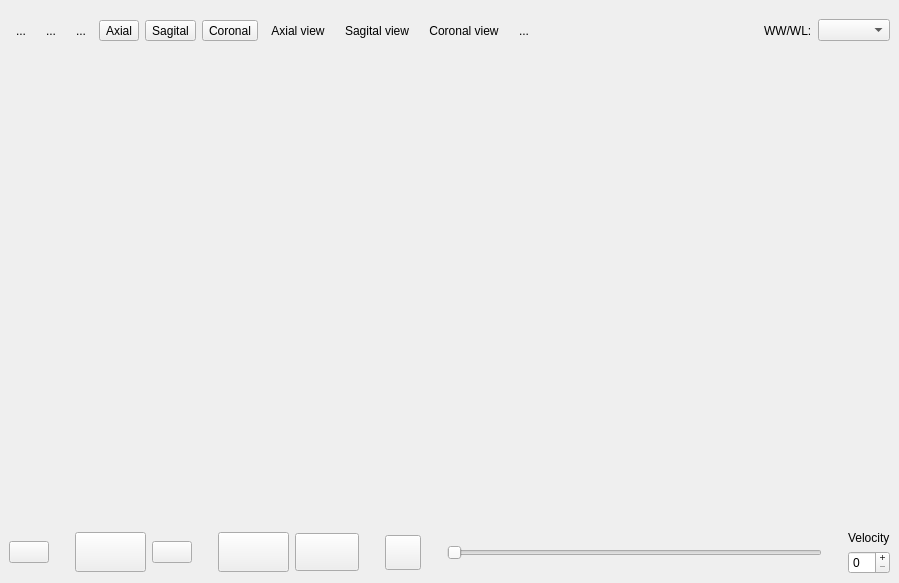
<ui version="4.0" >
    <author></author>
    <comment></comment>
    <exportmacro></exportmacro>
    <class>QMPRCardiac3DExtensionBase</class>
    <widget class="QWidget" name="QMPRCardiac3DExtensionBase">
        <property name="geometry" >
            <rect>
                <x>0</x>
                <y>0</y>
                <width>899</width>
                <height>583</height>
            </rect>
        </property>
        <property name="windowTitle" >
            <string>Form1</string>
        </property>
        <layout class="QVBoxLayout" >
            <property name="margin" >
                <number>9</number>
            </property>
            <property name="spacing" >
                <number>6</number>
            </property>
            <item>
                <layout class="QHBoxLayout" >
                    <property name="margin" >
                        <number>0</number>
                    </property>
                    <property name="spacing" >
                        <number>6</number>
                    </property>
                    <item>
                        <layout class="QHBoxLayout" >
                            <property name="margin" >
                                <number>0</number>
                            </property>
                            <property name="spacing" >
                                <number>6</number>
                            </property>
                            <item>
                                <widget class="QToolButton" name="m_zoomToolButton" >
                                    <property name="text" >
                                        <string>...</string>
                                    </property>
                                    <property name="icon" >
                                        <iconset resource="../main/main.qrc" >:/images/zoom.png</iconset>
                                    </property>
                                    <property name="iconSize" >
                                        <size>
                                            <width>32</width>
                                            <height>32</height>
                                        </size>
                                    </property>
                                    <property name="checkable" >
                                        <bool>true</bool>
                                    </property>
                                    <property name="autoRaise" >
                                        <bool>true</bool>
                                    </property>
                                </widget>
                            </item>
                            <item>
                                <widget class="QToolButton" name="m_moveToolButton" >
                                    <property name="text" >
                                        <string>...</string>
                                    </property>
                                    <property name="icon" >
                                        <iconset resource="../main/main.qrc" >:/images/move.png</iconset>
                                    </property>
                                    <property name="iconSize" >
                                        <size>
                                            <width>32</width>
                                            <height>32</height>
                                        </size>
                                    </property>
                                    <property name="checkable" >
                                        <bool>true</bool>
                                    </property>
                                    <property name="autoRaise" >
                                        <bool>true</bool>
                                    </property>
                                </widget>
                            </item>
                            <item>
                                <widget class="QToolButton" name="m_rotate3DToolButton" >
                                    <property name="text" >
                                        <string>...</string>
                                    </property>
                                    <property name="icon" >
                                        <iconset resource="../main/main.qrc" >:/images/rotate3d.png</iconset>
                                    </property>
                                    <property name="iconSize" >
                                        <size>
                                            <width>32</width>
                                            <height>32</height>
                                        </size>
                                    </property>
                                    <property name="checkable" >
                                        <bool>true</bool>
                                    </property>
                                    <property name="autoRaise" >
                                        <bool>true</bool>
                                    </property>
                                </widget>
                            </item>
                            <item>
                                <widget class="QToolButton" name="m_axialViewEnabledButton" >
                                    <property name="toolTip" >
                                        <string>Enable axial plane</string>
                                    </property>
                                    <property name="text" >
                                        <string>Axial</string>
                                    </property>
                                    <property name="checkable" >
                                        <bool>true</bool>
                                    </property>
                                </widget>
                            </item>
                            <item>
                                <widget class="QToolButton" name="m_sagitalViewEnabledButton" >
                                    <property name="toolTip" >
                                        <string>Enable sagital plane</string>
                                    </property>
                                    <property name="text" >
                                        <string>Sagital</string>
                                    </property>
                                    <property name="checkable" >
                                        <bool>true</bool>
                                    </property>
                                </widget>
                            </item>
                            <item>
                                <widget class="QToolButton" name="m_coronalViewEnabledButton" >
                                    <property name="toolTip" >
                                        <string>Enable coronal plane</string>
                                    </property>
                                    <property name="text" >
                                        <string>Coronal</string>
                                    </property>
                                    <property name="checkable" >
                                        <bool>true</bool>
                                    </property>
                                </widget>
                            </item>
                        </layout>
                    </item>
                    <item>
                        <layout class="QHBoxLayout" >
                            <property name="margin" >
                                <number>0</number>
                            </property>
                            <property name="spacing" >
                                <number>6</number>
                            </property>
                            <item>
                                <widget class="QToolButton" name="m_axialOrientationButton" >
                                    <property name="sizePolicy" >
                                        <sizepolicy>
                                            <hsizetype>1</hsizetype>
                                            <vsizetype>1</vsizetype>
                                            <horstretch>0</horstretch>
                                            <verstretch>0</verstretch>
                                        </sizepolicy>
                                    </property>
                                    <property name="toolTip" >
                                        <string>Switch to axial view</string>
                                    </property>
                                    <property name="text" >
                                        <string>Axial view</string>
                                    </property>
                                    <property name="icon" >
                                        <iconset resource="../main/main.qrc" >:/images/axial.png</iconset>
                                    </property>
                                    <property name="iconSize" >
                                        <size>
                                            <width>32</width>
                                            <height>32</height>
                                        </size>
                                    </property>
                                    <property name="autoRaise" >
                                        <bool>true</bool>
                                    </property>
                                </widget>
                            </item>
                            <item>
                                <widget class="QToolButton" name="m_sagitalOrientationButton" >
                                    <property name="sizePolicy" >
                                        <sizepolicy>
                                            <hsizetype>1</hsizetype>
                                            <vsizetype>1</vsizetype>
                                            <horstretch>0</horstretch>
                                            <verstretch>0</verstretch>
                                        </sizepolicy>
                                    </property>
                                    <property name="toolTip" >
                                        <string>Switch to sagital view</string>
                                    </property>
                                    <property name="text" >
                                        <string>Sagital view</string>
                                    </property>
                                    <property name="icon" >
                                        <iconset resource="../main/main.qrc" >:/images/sagital.png</iconset>
                                    </property>
                                    <property name="iconSize" >
                                        <size>
                                            <width>32</width>
                                            <height>32</height>
                                        </size>
                                    </property>
                                    <property name="autoRaise" >
                                        <bool>true</bool>
                                    </property>
                                </widget>
                            </item>
                            <item>
                                <widget class="QToolButton" name="m_coronalOrientationButton" >
                                    <property name="toolTip" >
                                        <string>Switch to coronal view</string>
                                    </property>
                                    <property name="text" >
                                        <string>Coronal view</string>
                                    </property>
                                    <property name="icon" >
                                        <iconset resource="../main/main.qrc" >:/images/coronal.png</iconset>
                                    </property>
                                    <property name="iconSize" >
                                        <size>
                                            <width>32</width>
                                            <height>32</height>
                                        </size>
                                    </property>
                                    <property name="checkable" >
                                        <bool>false</bool>
                                    </property>
                                    <property name="autoRaise" >
                                        <bool>true</bool>
                                    </property>
                                </widget>
                            </item>
                        </layout>
                    </item>
                    <item>
                        <layout class="QHBoxLayout" >
                            <property name="margin" >
                                <number>0</number>
                            </property>
                            <property name="spacing" >
                                <number>6</number>
                            </property>
                            <item>
                                <widget class="QToolButton" name="m_screenShotToolButton" >
                                    <property name="text" >
                                        <string>...</string>
                                    </property>
                                    <property name="icon" >
                                        <iconset resource="../main/main.qrc" >:/images/photo.png</iconset>
                                    </property>
                                    <property name="iconSize" >
                                        <size>
                                            <width>32</width>
                                            <height>32</height>
                                        </size>
                                    </property>
                                    <property name="autoRaise" >
                                        <bool>true</bool>
                                    </property>
                                </widget>
                            </item>
                        </layout>
                    </item>
                    <item>
                        <spacer>
                            <property name="orientation" >
                                <enum>Qt::Horizontal</enum>
                            </property>
                            <property name="sizeType" >
                                <enum>QSizePolicy::Expanding</enum>
                            </property>
                            <property name="sizeHint" >
                                <size>
                                    <width>173</width>
                                    <height>43</height>
                                </size>
                            </property>
                        </spacer>
                    </item>
                    <item>
                        <layout class="QHBoxLayout" >
                            <property name="margin" >
                                <number>0</number>
                            </property>
                            <property name="spacing" >
                                <number>6</number>
                            </property>
                            <item>
                                <widget class="QLabel" name="label" >
                                    <property name="text" >
                                        <string>WW/WL:</string>
                                    </property>
                                </widget>
                            </item>
                            <item>
                                <widget class="udg::QWindowLevelComboBox" name="m_windowLevelComboBox" />
                            </item>
                        </layout>
                    </item>
                </layout>
            </item>
            <item>
                <widget class="udg::QCardiac3DMPRViewer" name="m_mpr3DView" >
                    <property name="sizePolicy" >
                        <sizepolicy>
                            <hsizetype>7</hsizetype>
                            <vsizetype>7</vsizetype>
                            <horstretch>0</horstretch>
                            <verstretch>0</verstretch>
                        </sizepolicy>
                    </property>
                    <property name="minimumSize" >
                        <size>
                            <width>16</width>
                            <height>16</height>
                        </size>
                    </property>
                </widget>
            </item>
            <item>
                <layout class="QHBoxLayout" >
                    <property name="margin" >
                        <number>0</number>
                    </property>
                    <property name="spacing" >
                        <number>6</number>
                    </property>
                    <item>
                        <widget class="QPushButton" name="m_ButtonRecord" >
                            <property name="sizePolicy" >
                                <sizepolicy>
                                    <hsizetype>0</hsizetype>
                                    <vsizetype>0</vsizetype>
                                    <horstretch>0</horstretch>
                                    <verstretch>0</verstretch>
                                </sizepolicy>
                            </property>
                            <property name="autoFillBackground" >
                                <bool>false</bool>
                            </property>
                            <property name="text" >
                                <string/>
                            </property>
                            <property name="icon" >
                                <iconset resource="../main/main.qrc" >:/images/record.png</iconset>
                            </property>
                            <property name="iconSize" >
                                <size>
                                    <width>28</width>
                                    <height>28</height>
                                </size>
                            </property>
                        </widget>
                    </item>
                    <item>
                        <spacer>
                            <property name="orientation" >
                                <enum>Qt::Horizontal</enum>
                            </property>
                            <property name="sizeType" >
                                <enum>QSizePolicy::Fixed</enum>
                            </property>
                            <property name="sizeHint" >
                                <size>
                                    <width>20</width>
                                    <height>20</height>
                                </size>
                            </property>
                        </spacer>
                    </item>
                    <item>
                        <widget class="QPushButton" name="m_ButtonComeBack" >
                            <property name="sizePolicy" >
                                <sizepolicy>
                                    <hsizetype>0</hsizetype>
                                    <vsizetype>0</vsizetype>
                                    <horstretch>0</horstretch>
                                    <verstretch>0</verstretch>
                                </sizepolicy>
                            </property>
                            <property name="font" >
                                <font>
                                    <family>Sans Serif</family>
                                    <pointsize>17</pointsize>
                                    <weight>75</weight>
                                    <italic>false</italic>
                                    <bold>true</bold>
                                    <underline>false</underline>
                                    <strikeout>false</strikeout>
                                </font>
                            </property>
                            <property name="text" >
                                <string/>
                            </property>
                            <property name="icon" >
                                <iconset resource="../main/main.qrc" >:/images/endavant_enrera.png</iconset>
                            </property>
                            <property name="iconSize" >
                                <size>
                                    <width>28</width>
                                    <height>28</height>
                                </size>
                            </property>
                            <property name="checkable" >
                                <bool>true</bool>
                            </property>
                        </widget>
                    </item>
                    <item>
                        <widget class="QPushButton" name="m_ButtonLoop" >
                            <property name="sizePolicy" >
                                <sizepolicy>
                                    <hsizetype>0</hsizetype>
                                    <vsizetype>0</vsizetype>
                                    <horstretch>0</horstretch>
                                    <verstretch>0</verstretch>
                                </sizepolicy>
                            </property>
                            <property name="acceptDrops" >
                                <bool>false</bool>
                            </property>
                            <property name="autoFillBackground" >
                                <bool>false</bool>
                            </property>
                            <property name="text" >
                                <string/>
                            </property>
                            <property name="icon" >
                                <iconset resource="../main/main.qrc" >:/images/repeat_track.png</iconset>
                            </property>
                            <property name="iconSize" >
                                <size>
                                    <width>28</width>
                                    <height>28</height>
                                </size>
                            </property>
                            <property name="checkable" >
                                <bool>true</bool>
                            </property>
                        </widget>
                    </item>
                    <item>
                        <spacer>
                            <property name="orientation" >
                                <enum>Qt::Horizontal</enum>
                            </property>
                            <property name="sizeType" >
                                <enum>QSizePolicy::Fixed</enum>
                            </property>
                            <property name="sizeHint" >
                                <size>
                                    <width>20</width>
                                    <height>20</height>
                                </size>
                            </property>
                        </spacer>
                    </item>
                    <item>
                        <widget class="QPushButton" name="m_ButtonOpenParentesis" >
                            <property name="sizePolicy" >
                                <sizepolicy>
                                    <hsizetype>0</hsizetype>
                                    <vsizetype>0</vsizetype>
                                    <horstretch>0</horstretch>
                                    <verstretch>0</verstretch>
                                </sizepolicy>
                            </property>
                            <property name="font" >
                                <font>
                                    <family>Sans Serif</family>
                                    <pointsize>17</pointsize>
                                    <weight>75</weight>
                                    <italic>false</italic>
                                    <bold>true</bold>
                                    <underline>false</underline>
                                    <strikeout>false</strikeout>
                                </font>
                            </property>
                            <property name="text" >
                                <string/>
                            </property>
                            <property name="icon" >
                                <iconset resource="../main/main.qrc" >:/images/parentesis_obertn.png</iconset>
                            </property>
                            <property name="iconSize" >
                                <size>
                                    <width>28</width>
                                    <height>28</height>
                                </size>
                            </property>
                            <property name="checkable" >
                                <bool>true</bool>
                            </property>
                        </widget>
                    </item>
                    <item>
                        <widget class="QPushButton" name="m_ButtonCloseParentesis" >
                            <property name="sizePolicy" >
                                <sizepolicy>
                                    <hsizetype>0</hsizetype>
                                    <vsizetype>0</vsizetype>
                                    <horstretch>0</horstretch>
                                    <verstretch>0</verstretch>
                                </sizepolicy>
                            </property>
                            <property name="font" >
                                <font>
                                    <family>Sans Serif</family>
                                    <pointsize>16</pointsize>
                                    <weight>75</weight>
                                    <italic>false</italic>
                                    <bold>true</bold>
                                    <underline>false</underline>
                                    <strikeout>false</strikeout>
                                </font>
                            </property>
                            <property name="text" >
                                <string/>
                            </property>
                            <property name="icon" >
                                <iconset resource="../main/main.qrc" >:/images/parentesis_tancatn.png</iconset>
                            </property>
                            <property name="iconSize" >
                                <size>
                                    <width>28</width>
                                    <height>28</height>
                                </size>
                            </property>
                            <property name="checkable" >
                                <bool>true</bool>
                            </property>
                        </widget>
                    </item>
                    <item>
                        <spacer>
                            <property name="orientation" >
                                <enum>Qt::Horizontal</enum>
                            </property>
                            <property name="sizeType" >
                                <enum>QSizePolicy::Fixed</enum>
                            </property>
                            <property name="sizeHint" >
                                <size>
                                    <width>20</width>
                                    <height>20</height>
                                </size>
                            </property>
                        </spacer>
                    </item>
                    <item>
                        <widget class="QToolButton" name="m_ButtonPlay" >
                            <property name="sizePolicy" >
                                <sizepolicy>
                                    <hsizetype>0</hsizetype>
                                    <vsizetype>0</vsizetype>
                                    <horstretch>0</horstretch>
                                    <verstretch>0</verstretch>
                                </sizepolicy>
                            </property>
                            <property name="autoFillBackground" >
                                <bool>false</bool>
                            </property>
                            <property name="text" >
                                <string/>
                            </property>
                            <property name="icon" >
                                <iconset resource="../main/main.qrc" >:/images/player_play32.png</iconset>
                            </property>
                            <property name="iconSize" >
                                <size>
                                    <width>28</width>
                                    <height>28</height>
                                </size>
                            </property>
                        </widget>
                    </item>
                    <item>
                        <spacer>
                            <property name="orientation" >
                                <enum>Qt::Horizontal</enum>
                            </property>
                            <property name="sizeType" >
                                <enum>QSizePolicy::Fixed</enum>
                            </property>
                            <property name="sizeHint" >
                                <size>
                                    <width>20</width>
                                    <height>20</height>
                                </size>
                            </property>
                        </spacer>
                    </item>
                    <item>
                        <widget class="udg::QSliderOneStep" name="m_slider" >
                            <property name="sizePolicy" >
                                <sizepolicy>
                                    <hsizetype>7</hsizetype>
                                    <vsizetype>0</vsizetype>
                                    <horstretch>0</horstretch>
                                    <verstretch>0</verstretch>
                                </sizepolicy>
                            </property>
                            <property name="focusPolicy" >
                                <enum>Qt::TabFocus</enum>
                            </property>
                            <property name="maximum" >
                                <number>0</number>
                            </property>
                            <property name="orientation" >
                                <enum>Qt::Horizontal</enum>
                            </property>
                            <property name="invertedControls" >
                                <bool>false</bool>
                            </property>
                            <property name="tickPosition" >
                                <enum>QSlider::NoTicks</enum>
                            </property>
                            <property name="tickInterval" >
                                <number>1</number>
                            </property>
                        </widget>
                    </item>
                    <item>
                        <spacer>
                            <property name="orientation" >
                                <enum>Qt::Horizontal</enum>
                            </property>
                            <property name="sizeType" >
                                <enum>QSizePolicy::Fixed</enum>
                            </property>
                            <property name="sizeHint" >
                                <size>
                                    <width>20</width>
                                    <height>20</height>
                                </size>
                            </property>
                        </spacer>
                    </item>
                    <item>
                        <layout class="QVBoxLayout" >
                            <property name="margin" >
                                <number>0</number>
                            </property>
                            <property name="spacing" >
                                <number>6</number>
                            </property>
                            <item>
                                <widget class="QLabel" name="label" >
                                    <property name="sizePolicy" >
                                        <sizepolicy>
                                            <hsizetype>0</hsizetype>
                                            <vsizetype>0</vsizetype>
                                            <horstretch>0</horstretch>
                                            <verstretch>0</verstretch>
                                        </sizepolicy>
                                    </property>
                                    <property name="text" >
                                        <string>Velocity</string>
                                    </property>
                                </widget>
                            </item>
                            <item>
                                <widget class="QSpinBox" name="m_spinBox" >
                                    <property name="toolTip" >
                                        <string>frames/sec</string>
                                    </property>
                                    <property name="statusTip" >
                                        <string/>
                                    </property>
                                    <property name="readOnly" >
                                        <bool>false</bool>
                                    </property>
                                    <property name="buttonSymbols" >
                                        <enum>QAbstractSpinBox::PlusMinus</enum>
                                    </property>
                                    <property name="suffix" >
                                        <string/>
                                    </property>
                                </widget>
                            </item>
                        </layout>
                    </item>
                </layout>
            </item>
       </layout>
    </widget>
    <layoutdefault spacing="6" margin="11" />
    <pixmapfunction></pixmapfunction>
    <customwidgets>
        <customwidget>
            <class>udg::QSliderOneStep</class>
            <extends>QSlider</extends>
            <header>qslideronestep.h</header>
            <container>0</container>
            <pixmap></pixmap>
        </customwidget>
        <customwidget>
            <class>udg::QWindowLevelComboBox</class>
            <extends>QComboBox</extends>
            <header>qwindowlevelcombobox.h</header>
            <container>0</container>
            <pixmap></pixmap>
        </customwidget>
        <customwidget>
            <class>udg::QCardiac3DMPRViewer</class>
            <extends>QFrame</extends>
            <header>qcardiac3dmprviewer.h</header>
            <container>0</container>
            <pixmap></pixmap>
        </customwidget>
    </customwidgets>
    <resources>
        <include location="../main/main.qrc" />
    </resources>
    <connections/>
</ui>
